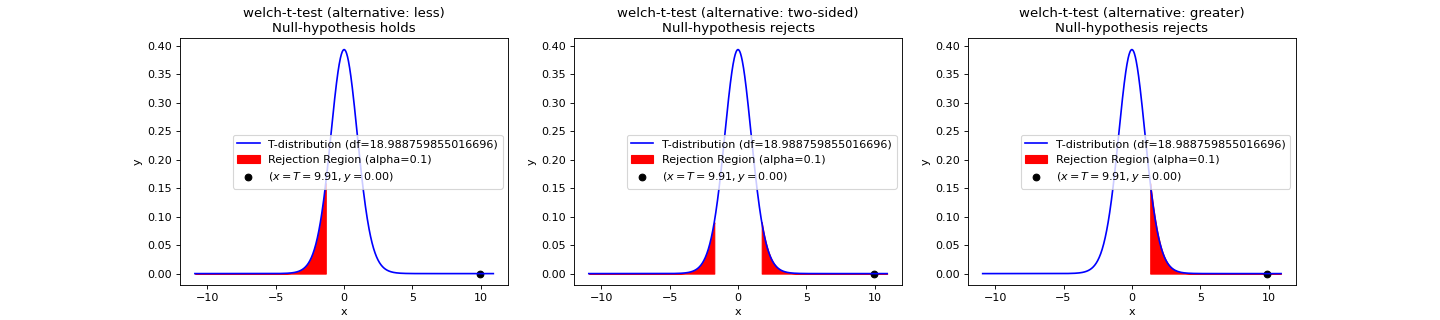

Source code (Python):
import numpy as np
from teilab.utils import subplots_create
from teilab.statistics import welch_t_test
fig, axes = subplots_create(ncols=3, figsize=(18,4), style="matplotlib")
A = np.array([6.3, 8.1, 9.4, 10.4, 8.6, 10.5, 10.2, 10.5, 10.0, 8.8])
B = np.array([4.8, 2.1, 5.1,  2.0, 4.0,  1.0,  3.4,  2.7,  5.1, 1.4, 1.6])
for ax,alternative in zip(axes,["less","two-sided","greater"]):
    welch_t_test(A, B, alternative=alternative, plot=True, alpha=.1, ax=ax)
fig.show()
